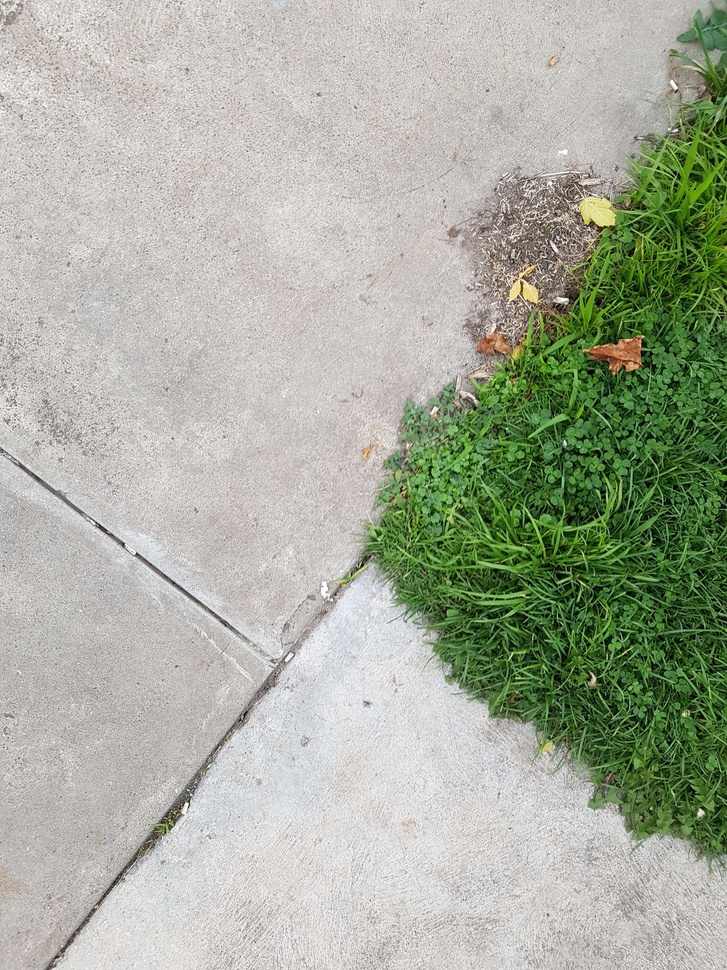
#> input picture data/images/train/garden.jpg, 727 x 970 px, shrunk from 3024 x 4032 before the run
$ python data_old.py
#> lines starting #> are read from the running program, lines starting #| are printed output that depends on the picture
import scipy.ndimage
import numpy

MAX_MOVE = 5   # pixels

full_img = scipy.ndimage.imread('data/images/train/garden.jpg', flatten=True)   # (height=4032, width=3024)
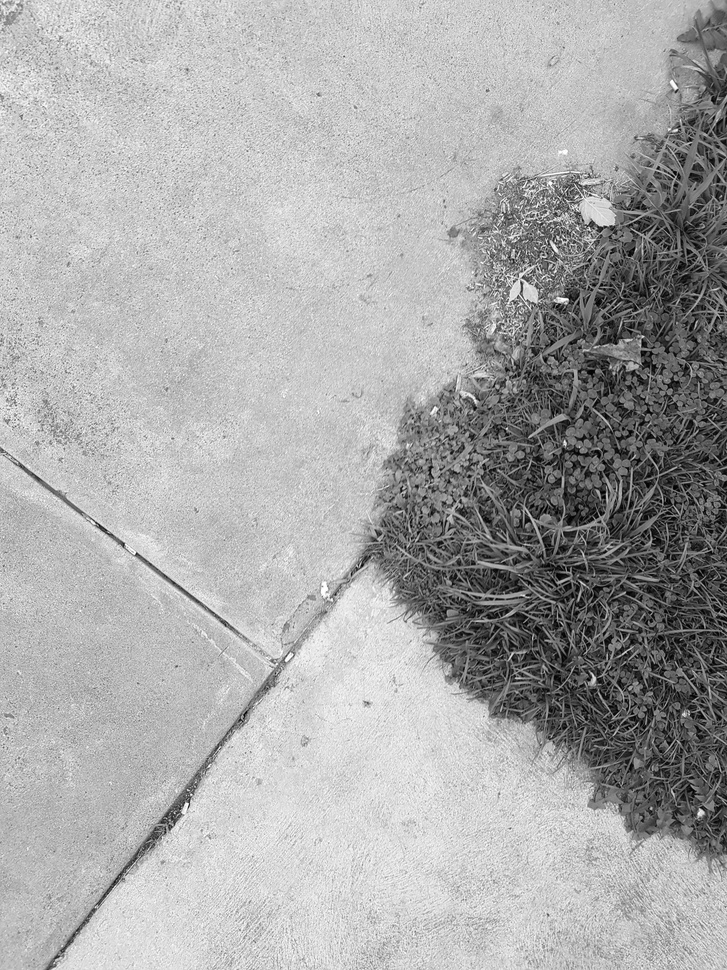
#> full_img: shape (970, 727) float32; min 0.527, max 255, mean 170.5


def generate_sample(window_size=240):
    y = numpy.random.randint(MAX_MOVE, full_img.shape[0] - window_size - MAX_MOVE)
    x = numpy.random.randint(MAX_MOVE, full_img.shape[1] - window_size - MAX_MOVE)

    flow = numpy.random.random_integers(-MAX_MOVE, MAX_MOVE, size=2)

    img0 = full_img[y:y+window_size, x:x+window_size]
    img1 = full_img[y+flow[0]:y+window_size+flow[0], x+flow[1]:x+window_size+flow[1]]

    return img0, img1, flow


def generate_batches(batch_size=10, window_size=240):

    batch_inputs = numpy.zeros((batch_size, window_size, window_size, 2))
    batch_targets = numpy.zeros((batch_size, 2))

    while True:
        for i in range(batch_size):
            img0, img1, flow = generate_sample(window_size)

            batch_inputs[i, :, :, 0] = img0
            batch_inputs[i, :, :, 1] = img1

            batch_targets[i, :] = flow

        yield batch_inputs, batch_targets


def sequence_generator(seq_len=5, window_size=240):

#> called with seq_len = 7, window_size = 240
    margin = MAX_MOVE*seq_len

    y = numpy.random.randint(margin, full_img.shape[0] - window_size - margin)
#> y = 594
    x = numpy.random.randint(margin, full_img.shape[1] - window_size - margin)
#> x = 152
    move_y = 0
    move_x = 0

    inputs = numpy.zeros((seq_len, window_size, window_size, 1))
    outputs = numpy.zeros((seq_len, 2))

    for i in range(seq_len):
        inputs[i, :, :, 0] = full_img[y:y+window_size, x:x+window_size]
        outputs[i, :] = (move_y, move_x)

        move_y = numpy.random.randint(-MAX_MOVE, MAX_MOVE)
        move_x = numpy.random.randint(-MAX_MOVE, MAX_MOVE)

        y += move_y
        x += move_x
#> after the loop, outputs = [[0, 0], [-5, -2], [-2, 2], [4, -2], [0, -3], [-1, 2], [1, 3]]; x = 148; y = 594

    return inputs, outputs


def sequence_batch_generator(batch_size=10, seq_len=5, window_size=240):
    batch_inputs = numpy.zeros((batch_size, seq_len, window_size, window_size, 1))
    batch_outputs = numpy.zeros((batch_size, seq_len, 2))

    # infinitely generate batches
    while True:
        for i in range(batch_size):

            inputs, outputs = sequence_generator(seq_len, window_size)

            batch_inputs[i] = inputs
            batch_outputs[i] = outputs

        yield batch_inputs, batch_outputs


if __name__ == '__main__':
    import matplotlib.pyplot as plt

    _batch_size = 3
    _seq_len = 7
    _size = 240

    batch_inputs, batch_outputs = sequence_batch_generator(_batch_size, _seq_len, _size).__next__()
#> the loop in sequence_generator (call 2), `for i in range(seq_len):` made 7 passes
#> (y, x) on passes 1 to 7: (523, 77), (519, 77), (523, 80), (527, 79), (525, 74), (523, 74), (518, 71)

    f, axarr = plt.subplots(_batch_size, _seq_len)

    for j in range(_batch_size):
        for i in range(_seq_len):
            axarr[j, i].imshow(batch_inputs[j, i, :, :, 0], cmap="gray")
            axarr[j, i].set_title(batch_outputs[j, i])

    plt.show()
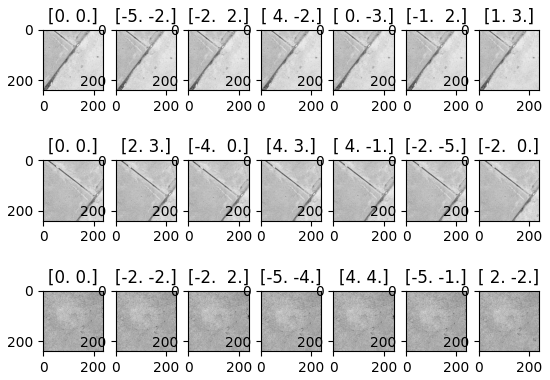
#> figure drawn by matplotlib, 21 panels

$ run again, with data/images/train/carpet.jpg copied over data/images/train/garden.jpg
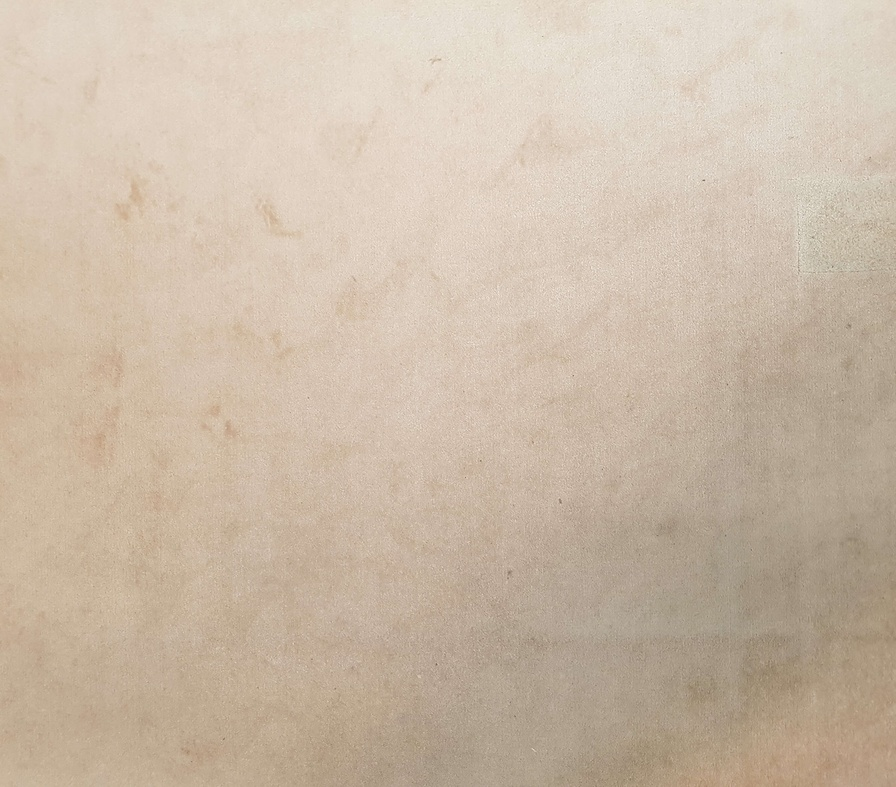
#> input picture data/images/train/carpet.jpg, 896 x 787 px, shrunk from 3444 x 3024 before the run
#> `full_img = scipy.ndimage.imread('data/images/train/garden.jpg', flatte..`:
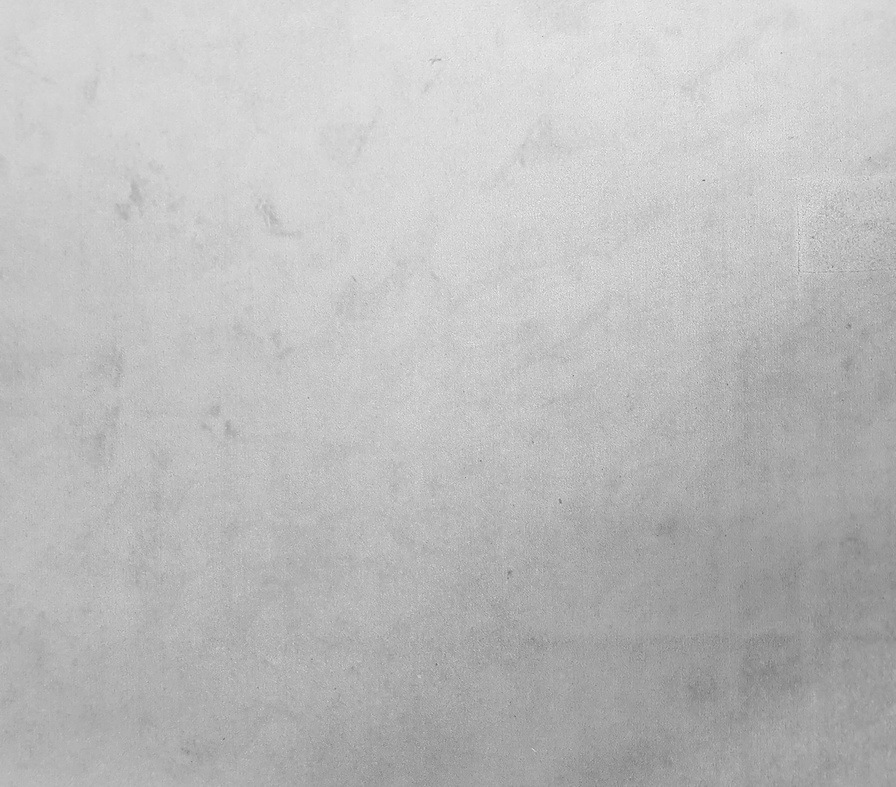
#> full_img: shape (787, 896) float32; min 98.74, max 244, mean 189.4
#> after the loop in sequence_generator, `for i in range(seq_len):`: outputs = [[0, 0], [0, -5], [-2, -2], [2, 4], [-2, 0], [-3, -1], [2, 1]]; x = 594; y = 207
#> the loop in sequence_generator (call 2), `for i in range(seq_len):` made 7 passes
#> (y, x) on passes 1 to 7: (427, 350), (429, 352), (432, 348), (432, 352), (435, 356), (434, 354), (429, 352)
